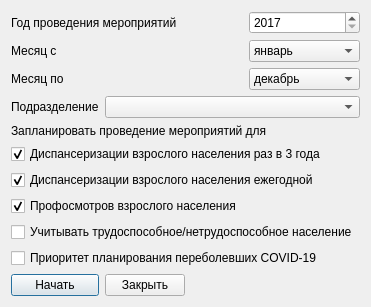
<?xml version="1.0" encoding="UTF-8"?>
<ui version="4.0">
 <class>PlanningProfilactic</class>
 <widget class="QDialog" name="PlanningProfilactic">
  <property name="geometry">
   <rect>
    <x>0</x>
    <y>0</y>
    <width>371</width>
    <height>285</height>
   </rect>
  </property>
  <property name="windowTitle">
   <string>Планирование профилактических мероприятий</string>
  </property>
  <layout class="QGridLayout" name="gridLayout">
   <item row="0" column="3" colspan="2">
    <widget class="QSpinBox" name="sbYear">
     <property name="minimum">
      <number>2017</number>
     </property>
     <property name="maximum">
      <number>2099</number>
     </property>
    </widget>
   </item>
   <item row="4" column="1" colspan="4">
    <widget class="CDbComboBox" name="cmbOrgStructure"/>
   </item>
   <item row="5" column="0" colspan="5">
    <widget class="QLabel" name="lblNewPlanning">
     <property name="text">
      <string>Запланировать проведение мероприятий для</string>
     </property>
    </widget>
   </item>
   <item row="4" column="0">
    <widget class="QLabel" name="label">
     <property name="text">
      <string>Подразделение</string>
     </property>
    </widget>
   </item>
   <item row="10" column="0" colspan="5">
    <widget class="QCheckBox" name="chkAddProf">
     <property name="text">
      <string>Профосмотров взрослого населения</string>
     </property>
     <property name="checked">
      <bool>true</bool>
     </property>
    </widget>
   </item>
   <item row="14" column="0">
    <widget class="QPushButton" name="btnStart">
     <property name="text">
      <string>Начать</string>
     </property>
    </widget>
   </item>
   <item row="13" column="0">
    <spacer name="verticalSpacer">
     <property name="orientation">
      <enum>Qt::Vertical</enum>
     </property>
     <property name="sizeHint" stdset="0">
      <size>
       <width>20</width>
       <height>40</height>
      </size>
     </property>
    </spacer>
   </item>
   <item row="3" column="3" colspan="2">
    <widget class="QComboBox" name="cmbMonthTo">
     <property name="currentIndex">
      <number>11</number>
     </property>
     <item>
      <property name="text">
       <string>январь</string>
      </property>
     </item>
     <item>
      <property name="text">
       <string>февраль</string>
      </property>
     </item>
     <item>
      <property name="text">
       <string>март</string>
      </property>
     </item>
     <item>
      <property name="text">
       <string>апрель</string>
      </property>
     </item>
     <item>
      <property name="text">
       <string>май</string>
      </property>
     </item>
     <item>
      <property name="text">
       <string>июнь</string>
      </property>
     </item>
     <item>
      <property name="text">
       <string>июль</string>
      </property>
     </item>
     <item>
      <property name="text">
       <string>август</string>
      </property>
     </item>
     <item>
      <property name="text">
       <string>сентябрь</string>
      </property>
     </item>
     <item>
      <property name="text">
       <string>октябрь</string>
      </property>
     </item>
     <item>
      <property name="text">
       <string>ноябрь</string>
      </property>
     </item>
     <item>
      <property name="text">
       <string>декабрь</string>
      </property>
     </item>
    </widget>
   </item>
   <item row="2" column="3" colspan="2">
    <widget class="QComboBox" name="cmbMonthFrom">
     <item>
      <property name="text">
       <string>январь</string>
      </property>
     </item>
     <item>
      <property name="text">
       <string>февраль</string>
      </property>
     </item>
     <item>
      <property name="text">
       <string>март</string>
      </property>
     </item>
     <item>
      <property name="text">
       <string>апрель</string>
      </property>
     </item>
     <item>
      <property name="text">
       <string>май</string>
      </property>
     </item>
     <item>
      <property name="text">
       <string>июнь</string>
      </property>
     </item>
     <item>
      <property name="text">
       <string>июль</string>
      </property>
     </item>
     <item>
      <property name="text">
       <string>август</string>
      </property>
     </item>
     <item>
      <property name="text">
       <string>сентябрь</string>
      </property>
     </item>
     <item>
      <property name="text">
       <string>октябрь</string>
      </property>
     </item>
     <item>
      <property name="text">
       <string>ноябрь</string>
      </property>
     </item>
     <item>
      <property name="text">
       <string>декабрь</string>
      </property>
     </item>
    </widget>
   </item>
   <item row="6" column="0" colspan="5">
    <widget class="QCheckBox" name="chkAddDisp3">
     <property name="text">
      <string>Диспансеризации взрослого населения раз в 3 года</string>
     </property>
     <property name="checked">
      <bool>true</bool>
     </property>
    </widget>
   </item>
   <item row="11" column="0" colspan="5">
    <widget class="QCheckBox" name="chkQuantityWorkAge">
     <property name="text">
      <string>Учитывать трудоспособное/нетрудоспособное население</string>
     </property>
    </widget>
   </item>
   <item row="14" column="1">
    <widget class="QPushButton" name="btnClose">
     <property name="text">
      <string>Закрыть</string>
     </property>
    </widget>
   </item>
   <item row="14" column="2" colspan="3">
    <spacer name="horizontalSpacer_2">
     <property name="orientation">
      <enum>Qt::Horizontal</enum>
     </property>
     <property name="sizeHint" stdset="0">
      <size>
       <width>40</width>
       <height>20</height>
      </size>
     </property>
    </spacer>
   </item>
   <item row="2" column="0" colspan="3">
    <widget class="QLabel" name="lblMonthFrom">
     <property name="text">
      <string>Месяц с</string>
     </property>
    </widget>
   </item>
   <item row="3" column="0" colspan="3">
    <widget class="QLabel" name="lblMonthTo">
     <property name="text">
      <string>Месяц по</string>
     </property>
    </widget>
   </item>
   <item row="0" column="0" colspan="3">
    <widget class="QLabel" name="lblYear">
     <property name="text">
      <string>Год проведения мероприятий</string>
     </property>
    </widget>
   </item>
   <item row="9" column="0" colspan="5">
    <widget class="QCheckBox" name="chkAddDisp1">
     <property name="text">
      <string>Диспансеризации взрослого населения ежегодной</string>
     </property>
     <property name="checked">
      <bool>true</bool>
     </property>
    </widget>
   </item>
   <item row="12" column="0" colspan="5">
    <widget class="QCheckBox" name="chkCovidPriority">
     <property name="text">
      <string>Приоритет планирования переболевших COVID-19</string>
     </property>
    </widget>
   </item>
  </layout>
 </widget>
 <customwidgets>
  <customwidget>
   <class>CDbComboBox</class>
   <extends>QComboBox</extends>
   <header>library/DbComboBox</header>
  </customwidget>
 </customwidgets>
 <resources/>
 <connections/>
</ui>
